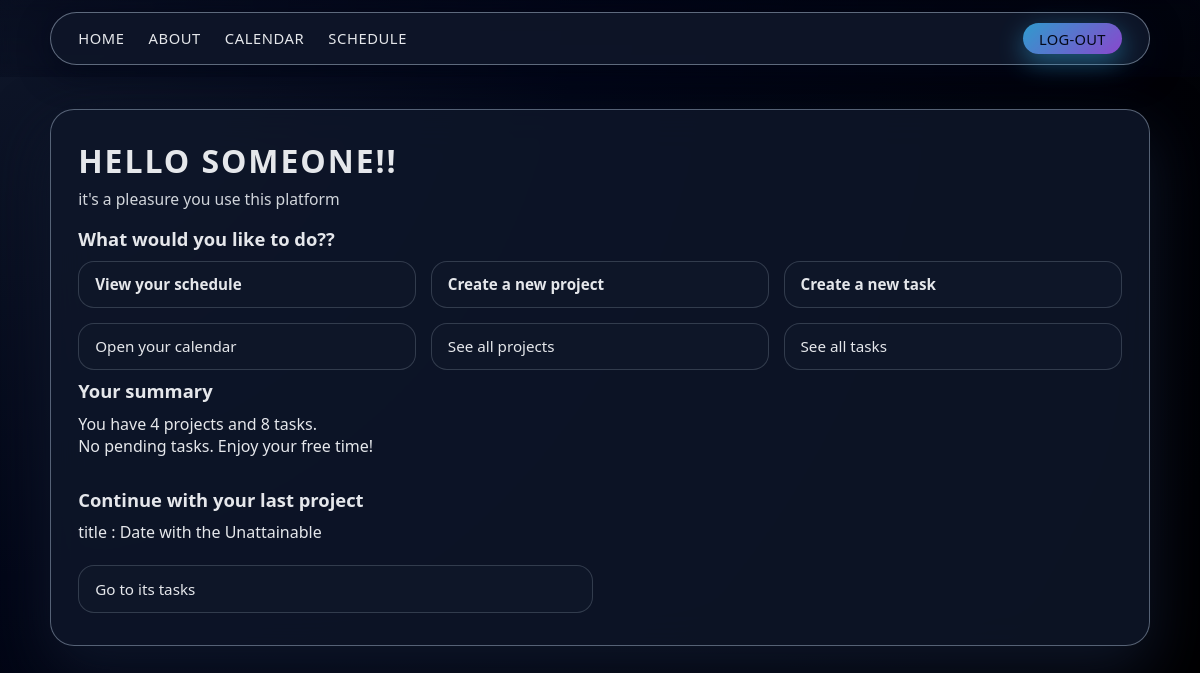
Before: /home/ (signed in) with the older database file.
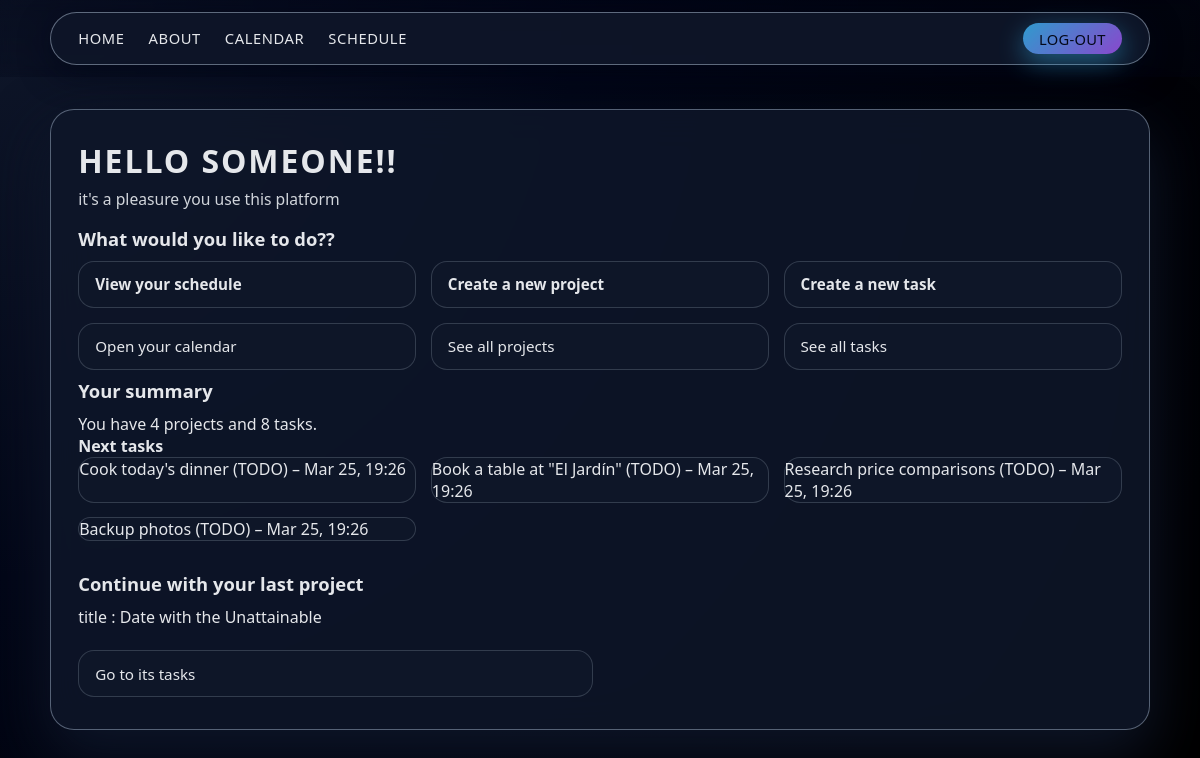
After: the same page with the newer database file.
### myapp/models/tasks.py (models this page shows)
class Task(models.Model):
    title = models.CharField(max_length=200)
    description = models.TextField()
    status = models.CharField(max_length=50)
    due_date = models.DateTimeField(auto_now=True)
    done = models.BooleanField(default=False)
    project = models.ForeignKey(Project, on_delete=models.CASCADE)
    def __str__(self):
        return self.title+' - '+self.project.title

### myapp/views/core.py (the view)
# urls.py: path('home/',views.home, name="home"),
@login_required(login_url='sign_in')
def home(request):
    description = "Home, es donde puder visuializar ciertas opciones basicas y usarlas como atajos"
    og_title="Home - SchedulePy"
    og_description="Visualiza distintas opciones a realizar en SchedulePY."
    og_url=request.build_absolute_uri()
    og_image="https://schedulepy.nicowooow.site/static/images/logo.svg"
    user = request.user
    profile = Profile.objects.filter(user=user).first()
    projects_count = Project.objects.filter(profile=profile).count() if profile else 0
    tasks_count = Task.objects.filter(project__profile=profile).count() if profile else 0
    pending_tasks = Task.objects.filter(project__profile=profile, done=False)[:5] if profile else []
    last_project = Project.objects.filter(profile=profile).order_by("-created_at").first() if profile else None
    print(projects_count)
    print(tasks_count)
    print(pending_tasks)
    print(last_project)
    return render(request, "home.html", {
        "page_css": ["css/home.css"],
        "user": user,
        "projects_count": projects_count,
        "tasks_count": tasks_count,
        "pending_tasks": pending_tasks,
        "last_project": last_project,
        "og_title":og_title,
        "description":description,
        "og_description":og_description,
        "og_url":og_url,
        "og_image":og_image,
    })

### myapp/models/projects.py (called while the page is built)
    def __str__(self):
        return self.title

### myapp/templates/home.html (shortened to what this page needs)
{% extends 'layouts/header.html' %} {% load static %}
{% block extra_css %}
  {% if page_css %}
    {% for css in page_css %}
      <link rel="stylesheet" href="{% static css %}" />
    {% endfor %}
  {% endif %}
{% endblock %}
{% block content %}
<main>
  <h1>Hello {{user.username}}!!</h1>
  <p>it's a pleasure you use this platform</p>
  <h3>What would you like to do??</h3>
  <ul>
    <li><a href="{% url 'schedule' %}"><b>View your schedule</b></a></li>
    <li><a href="{% url 'create_project' %}"><b>Create a new project</b></a></li>
    <li><a href="{% url 'create_task' %}"><b>Create a new task</b></a></li>
    <li><a href="{% url 'calendar' %}">Open your calendar</a></li>
    <li><a href="{% url 'project' %}">See all projects</a></li>
    <li><a href="{% url 'task' %}">See all tasks</a></li>
  </ul>
  <section>
  <h3>Your summary</h3>
  <p>You have {{ projects_count }} projects and {{ tasks_count }} tasks.</p>
  {% if pending_tasks %}
    <h4>Next tasks</h4>
    <ul>
      {% for task in pending_tasks %}
        <li>{{ task.title }} ({{ task.status }}) – {{ task.due_date|date:"M d, H:i" }}</li>
      {% endfor %}
    </ul>
  {% else %}
    <p>No pending tasks. Enjoy your free time!</p>
  {% endif %}
  <br>
  {% if last_project %}
  <h3>Continue with your last project</h3>
  <p> title : {{ last_project.title }}</p>
  <br>
  <ul>
    <li><a href="{% url 'task' %}">Go to its tasks</a></li>
  <ul>
  {% endif %}
</section>
</main>
{% endblock %}

Changed rows visible on the page:
now on this page (row edited): Task: title "Cook today's dinner", status "TODO", due_date "Mar 25, 19:26"
now on this page (row edited): Task: title "Book a table at \"El Jardín\"", status "TODO", due_date "Mar 25, 19:26"
now on this page (row edited): Task: title "Research price comparisons", status "TODO", due_date "Mar 25, 19:26"
now on this page (row edited): Task: title "Backup photos", status "TODO", due_date "Mar 25, 19:26"
Other visible differences:
text no longer shown: "No pending tasks. Enjoy your free time!"
text now shown: "Next tasks"
